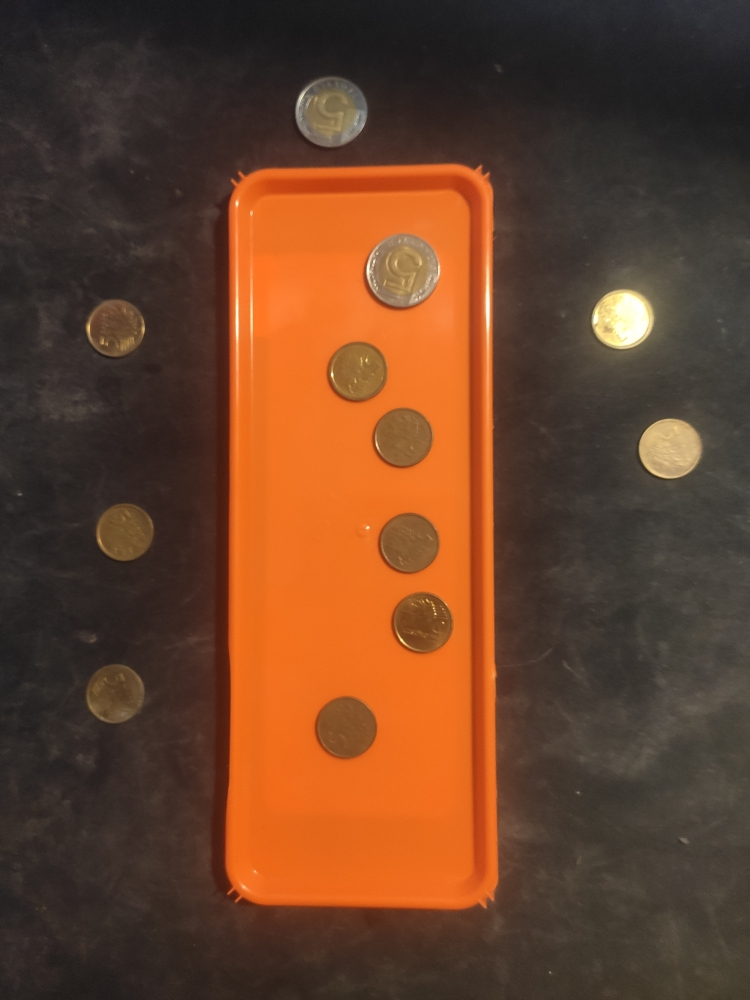
#> input picture Project2/tray8.jpg, 750 x 1000 px
$ python project2.py
#> lines starting #> are read from the running program, lines starting #| are printed output that depends on the picture; after the words box and inside, x2 and y2 are one past the last pixel; in counts of white or black regions, pixels touching at a corner belong together
import cv2
import numpy as np


colorBlue = (255, 255, 0)
colorGreen = (0, 255, 0)
colorRed = (0,0,255)
colorYellow = (0,255,255)


coins_images = []
img = cv2.imread("tray8.jpg")
#> img is the input picture: shape (1000, 750, 3); mean B, G, R 42.2, 65.8, 104.6
coins_images.append(img)

img = cv2.medianBlur(img, 5)
img_hsv = cv2.cvtColor(img, cv2.COLOR_BGR2GRAY)
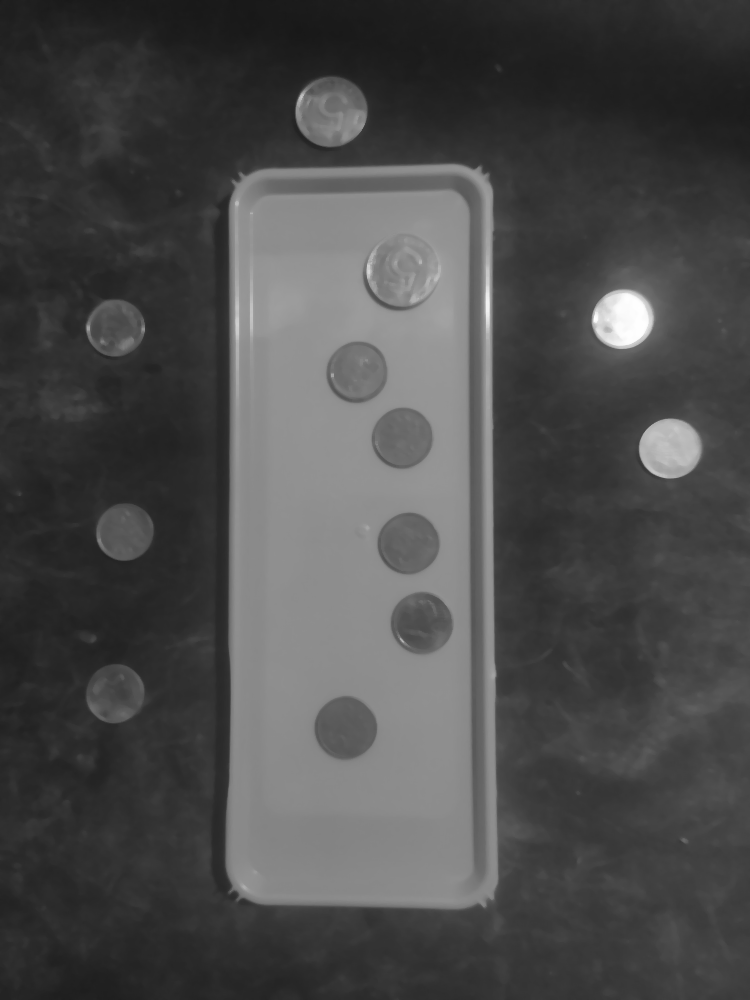
#> img_hsv: shape (1000, 750); min 23, max 255, mean 74.6

edges = cv2.Canny(img_hsv, 350, 620, apertureSize = 5)
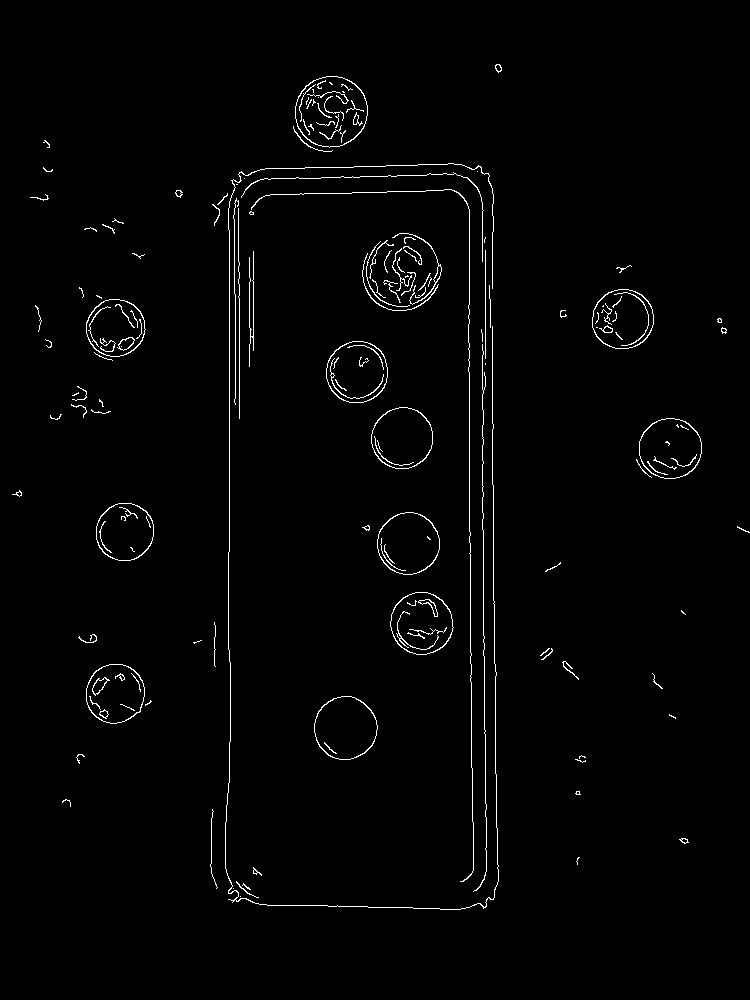
#> edges: shape (1000, 750); 1.5% white in thin lines or dots, all inside (x1, y1, x2, y2) = (12, 64, 750, 910)
lines = cv2.HoughLinesP(edges, 1, np.pi/180, 90,
                                minLineLength=50, maxLineGap=5)
#> lines = 25 rows, first 6: [229, 551, 229, 230], [469, 542, 469, 343], [482, 261, 482, 202], [492, 484, 492, 326], [485, 364, 485, 250], [229, 782, 230, 686]
lowx = lines[1][0][0]
#> lowx = 469
highx = lines[1][0][0]
#> highx = 469
lowy = lines[0][0][1]
#> lowy = 551
highy = lines[0][0][1]
#> highy = 551
for line in lines:
        if lowx > line[0][0]:
            lowx = line[0][0]
        if highx < line[0][0]:
            highx = line[0][0]
        if lowy > line[0][1]:
            lowy = line[0][1]
        if highy < line[0][1]:
            highy = line[0][1]
#> this loop made 25 passes
#> (line, highx, lowy) on pass 3: ([[482, 261, 482, 202]], 482, 261)
#> (line, highx, highy) on pass 8: ([[496, 817, 497, 868]], 496, 817)
#> after the loop, highx = 496; highy = 904; lowx = 228; lowy = 166


cv2.line(img,(lowx,lowy),(highx,lowy),colorYellow,5)
cv2.line(img,(lowx,lowy),(lowx,highy),colorYellow,5)
cv2.line(img,(highx,highy),(highx,lowy),colorYellow,5)
cv2.line(img,(highx,highy),(lowx,highy),colorYellow,5)
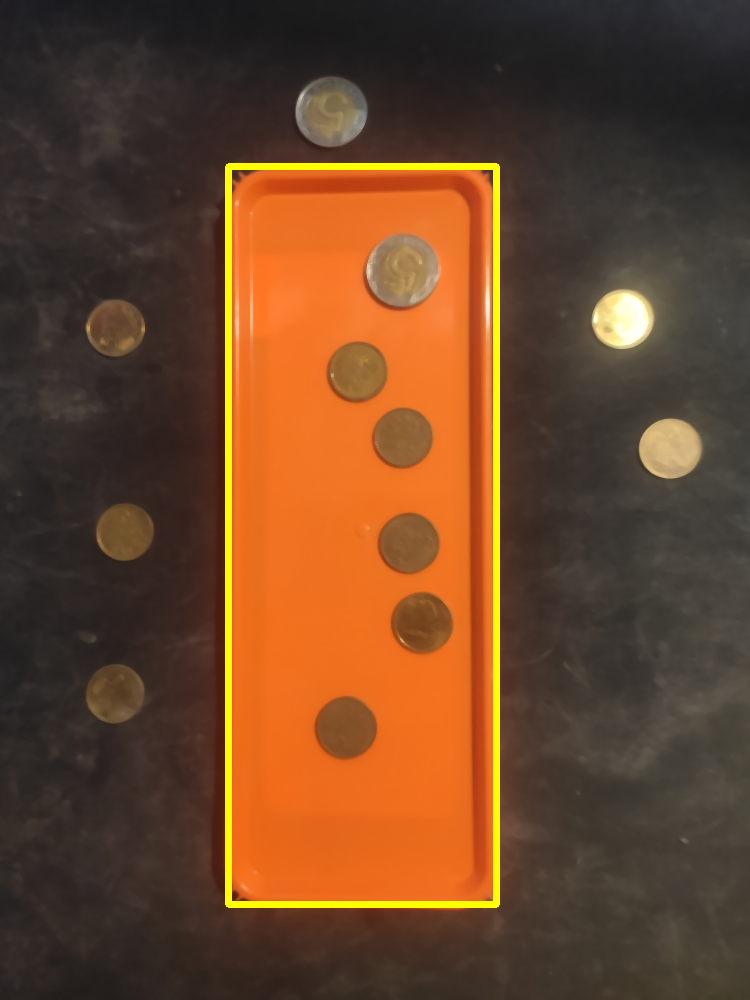
#> img: shape (1000, 750, 3); mean B, G, R 41.4, 69.2, 106.7

circles = cv2.HoughCircles(img_hsv, cv2.HOUGH_GRADIENT, 1, 10, param1=100, param2=35, minRadius=20, maxRadius=40)
#> circles = [[330.5, 111.5, 35.8], [356.5, 371.5, 30.3], [669.5, 448.5, 30.7], [407.5, 543.5, 30.5], [401.5, 437.5, 30.1], [345.5, 728.5, 31.4], [400.5, 272.5, 37.9], [421.5, 622.5, 30.5], [114.5, 694.5, 28.8], [114.5, 326.5, 29], [622.5, 317.5, 31], [123.5, 532.5, 27.4]]
circles = np.uint16(np.around(circles))
#> circles = [[330, 112, 36], [356, 372, 30], [670, 448, 31], [408, 544, 30], [402, 438, 30], [346, 728, 31], [400, 272, 38], [422, 622, 30], [114, 694, 29], [114, 326, 29], [622, 318, 31], [124, 532, 27]]

arrayOfRadiuses = np.transpose(circles[0])[2]
#> arrayOfRadiuses = [36, 30, 31, 30, 30, 31, 38, 30, 29, 29, 31, 27]
maxRadius = max(arrayOfRadiuses)
#> maxRadius = 38

countOfBigCoinsInside = 0
countOfBigCoinsOutside = 0
countOfSmallCoinsInside = 0
countOfSmallCoinsOutside = 0

for i in circles[0, :]:

        if i[0]>lowx and i[0]<highx and i[1]>lowy and i[1]<highy:
            if i[2] > maxRadius - 3:
                countOfBigCoinsInside += 1
                cv2.circle(img, (i[0], i[1]), i[2], colorBlue, 2)
            else:
                countOfSmallCoinsInside += 1
                cv2.circle(img, (i[0], i[1]), i[2], colorGreen, 2)
            cv2.circle(img,(i[0],i[1]),2,colorRed,3)
        else:
            if i[2] > maxRadius - 3:
                countOfBigCoinsOutside += 1
                cv2.circle(img, (i[0], i[1]), i[2], colorBlue, 2)
            else:
                countOfSmallCoinsOutside += 1
                cv2.circle(img, (i[0], i[1]), i[2], colorGreen, 2)
#> this loop made 12 passes
#> (i, countOfBigCoinsOutside) on pass 1: ([330, 112, 36], 1)
#> (i, countOfBigCoinsInside) on pass 7: ([400, 272, 38], 1)
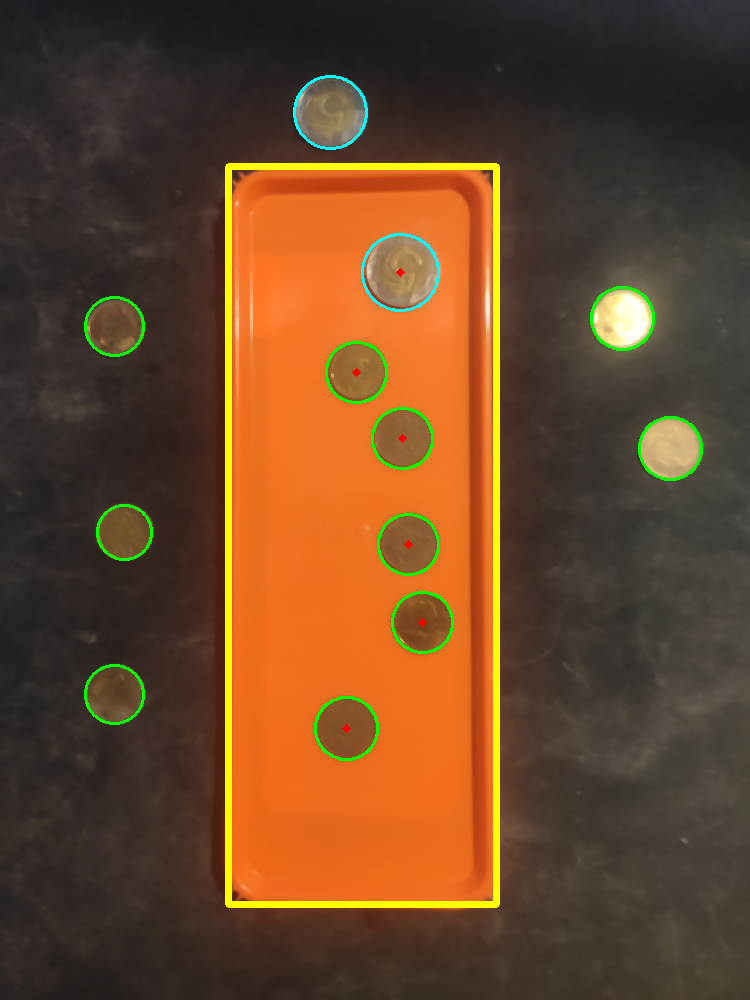
#> img: shape (1000, 750, 3); 0.97% of pixels changed, all inside (x1, y1, x2, y2) = (84, 75, 703, 761)
#> after the loop, countOfBigCoinsInside = 1; countOfBigCoinsOutside = 1; countOfSmallCoinsInside = 5; countOfSmallCoinsOutside = 5


allMoneyInside = round(countOfBigCoinsInside * 5 + countOfSmallCoinsInside * 0.05, 2)
#> allMoneyInside = 5.25
allMoneyOutside = round(countOfBigCoinsOutside * 5 + countOfSmallCoinsOutside * 0.05, 2)
#> allMoneyOutside = 5.25
allMoney = round(allMoneyInside + allMoneyOutside, 2)
#> allMoney = 10.5


print('Count of big coins inside ', countOfBigCoinsInside)
#| Count of big coins inside  1
print('Count of big coins outside ', countOfBigCoinsOutside)
#| Count of big coins outside  1
print('Count of small coins inside ', countOfSmallCoinsInside)
#| Count of small coins inside  5
print('Count of small coins outside ', countOfSmallCoinsOutside)
#| Count of small coins outside  5
print('All money inside ', allMoneyInside)
#| All money inside  5.25
print('All money outside ', allMoneyOutside)
#| All money outside  5.25
print('All money ', allMoney)
#| All money  10.5

cv2.imshow('detected circles', img)

cv2.waitKey(0)
cv2.destroyAllWindows()

$ run again, with Project2/tray3.jpg copied over Project2/tray8.jpg
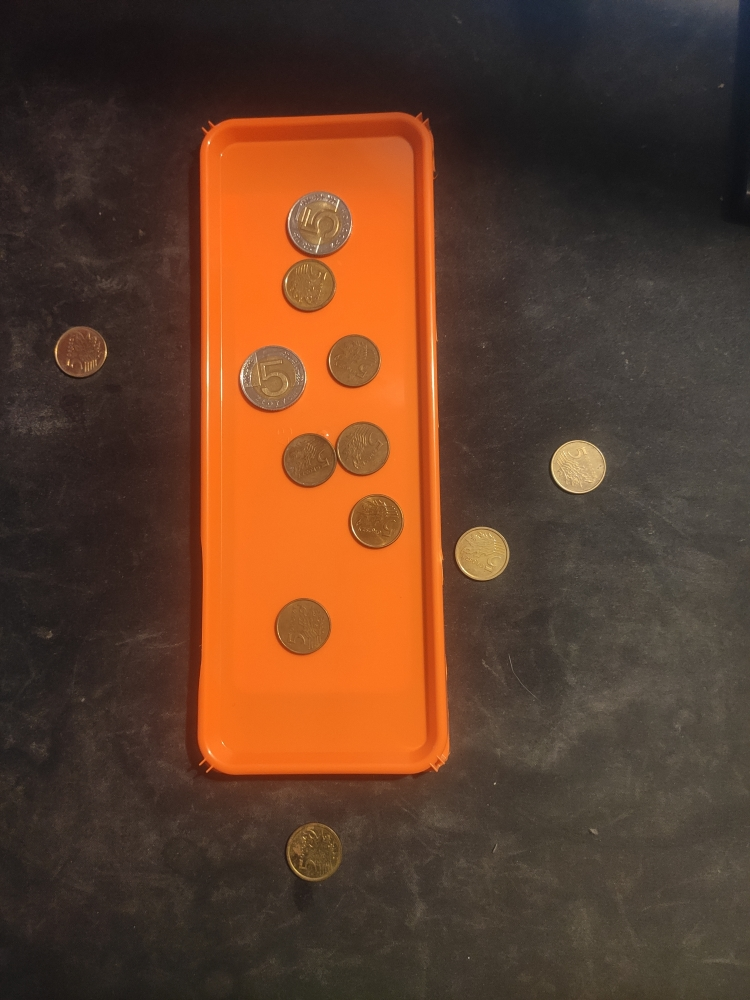
#> input picture Project2/tray3.jpg, 750 x 1000 px
#> img is the input picture: shape (1000, 750, 3); mean B, G, R 42.5, 62.6, 96.3
#> `edges = cv2.Canny(img_hsv, 350, 620, apertureSize = 5)`:
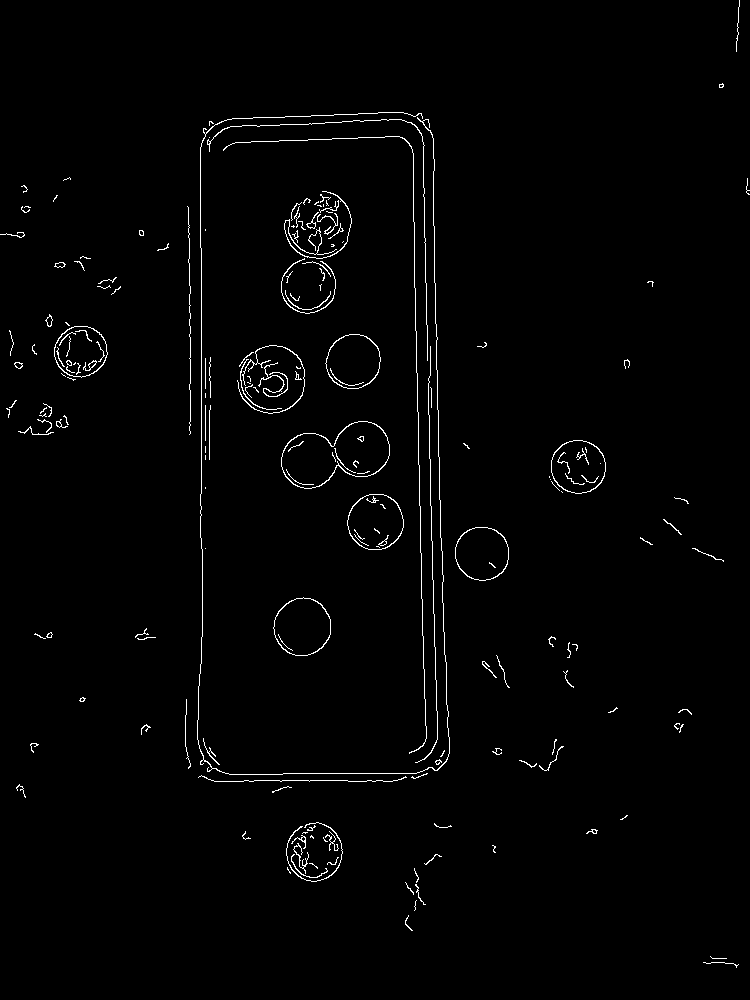
#> edges: shape (1000, 750); 1.4% white in thin lines or dots
#> lines = 17 rows, first 6: [201, 493, 201, 248], [437, 370, 438, 456], [428, 378, 429, 458], [418, 412, 419, 473], [200, 247, 200, 147], [430, 480, 432, 565]
#> `lowx = lines[1][0][0]`: lowx = 437
#> `lowy = lines[0][0][1]`: lowy = 493
#> the loop `for line in lines:` made 17 passes
#> (line, lowx, lowy) on pass 5: ([[200, 247, 200, 147]], 200, 247)
#> after the loop `for line in lines:`: highx = 439; highy = 780; lowx = 189; lowy = 118
#> `circles = cv2.HoughCircles(img_hsv, cv2.HOUGH_GRADIENT, 1, 10, param1=..`: circles = [[375.5, 521.5, 27.3], [308.5, 460.5, 27.7], [301.5, 627.5, 28], [307.5, 285.5, 27.1], [361.5, 448.5, 28], [270.5, 379.5, 33.3], [353.5, 360.5, 26.3], [318.5, 222.5, 31.5], [481.5, 553.5, 26.3], [313.5, 852.5, 28.1], [80.5, 351.5, 25.4], [578.5, 465.5, 26.8]]
#> `circles = np.uint16(np.around(circles))`: circles = [[376, 522, 27], [308, 460, 28], [302, 628, 28], [308, 286, 27], [362, 448, 28], [270, 380, 33], [354, 360, 26], [318, 222, 32], [482, 554, 26], [314, 852, 28], [80, 352, 25], [578, 466, 27]]
#> arrayOfRadiuses = [27, 28, 28, 27, 28, 33, 26, 32, 26, 28, 25, 27]
#> maxRadius = 33
#> the loop `for i in circles[0, :]: ` made 12 passes
#> (i, countOfBigCoinsInside) on passes 6, 8: ([270, 380, 33], 1), ([318, 222, 32], 2)
#> after the loop `for i in circles[0, :]:`:
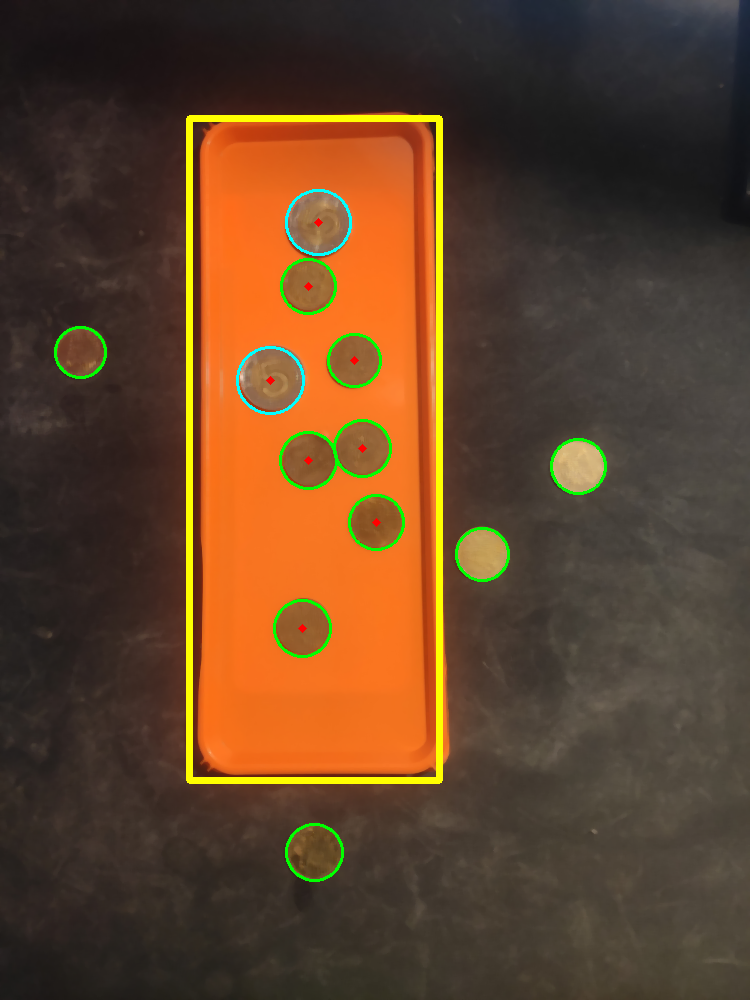
#> img: shape (1000, 750, 3); mean B, G, R 41.6, 66.9, 97
#> after the loop `for i in circles[0, :]:`: countOfBigCoinsInside = 2; countOfBigCoinsOutside = 0; countOfSmallCoinsInside = 6; countOfSmallCoinsOutside = 4
#> allMoneyInside = 10.3
#> allMoneyOutside = 0.2
#> allMoney = 10.5
#| Count of big coins inside  2
#| Count of big coins outside  0
#| Count of small coins inside  6
#| Count of small coins outside  4
#| All money inside  10.3
#| All money outside  0.2
#| All money  10.5
